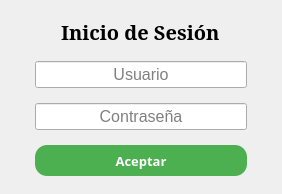
<?xml version="1.0" encoding="UTF-8"?>
<ui version="4.0">
 <class>Form</class>
 <widget class="QWidget" name="Form">
  <property name="geometry">
   <rect>
    <x>0</x>
    <y>0</y>
    <width>282</width>
    <height>177</height>
   </rect>
  </property>
  <property name="windowTitle">
   <string>Form</string>
  </property>
  <property name="styleSheet">
   <string notr="true">#btn_aceptar_ingreso{
	background-color: rgb(76, 175, 80);
	border-radius: 12px;
	color: rgb(255, 255, 255);
}
#btn_aceptar_ingreso:hover{
	background-color: rgb(0, 194, 12);
}</string>
  </property>
  <layout class="QGridLayout" name="gridLayout">
   <property name="leftMargin">
    <number>0</number>
   </property>
   <property name="topMargin">
    <number>0</number>
   </property>
   <property name="rightMargin">
    <number>0</number>
   </property>
   <property name="bottomMargin">
    <number>0</number>
   </property>
   <property name="spacing">
    <number>0</number>
   </property>
   <item row="0" column="0">
    <widget class="QWidget" name="widget" native="true">
     <layout class="QHBoxLayout" name="horizontalLayout">
      <item alignment="Qt::AlignHCenter">
       <widget class="QWidget" name="widget_2" native="true">
        <property name="minimumSize">
         <size>
          <width>230</width>
          <height>0</height>
         </size>
        </property>
        <layout class="QVBoxLayout" name="verticalLayout">
         <property name="spacing">
          <number>15</number>
         </property>
         <item alignment="Qt::AlignHCenter">
          <widget class="QLabel" name="label">
           <property name="font">
            <font>
             <family>MS Serif</family>
             <pointsize>15</pointsize>
             <weight>75</weight>
             <bold>true</bold>
            </font>
           </property>
           <property name="text">
            <string>Inicio de Sesión</string>
           </property>
          </widget>
         </item>
         <item>
          <widget class="QLineEdit" name="txt_usuario">
           <property name="font">
            <font>
             <pointsize>12</pointsize>
            </font>
           </property>
           <property name="alignment">
            <set>Qt::AlignCenter</set>
           </property>
           <property name="placeholderText">
            <string>Usuario</string>
           </property>
          </widget>
         </item>
         <item>
          <widget class="QLineEdit" name="txt_usuarioPassword">
           <property name="font">
            <font>
             <pointsize>12</pointsize>
            </font>
           </property>
           <property name="echoMode">
            <enum>QLineEdit::Password</enum>
           </property>
           <property name="alignment">
            <set>Qt::AlignCenter</set>
           </property>
           <property name="placeholderText">
            <string>Contraseña</string>
           </property>
          </widget>
         </item>
         <item>
          <widget class="QPushButton" name="btn_aceptar_ingreso">
           <property name="minimumSize">
            <size>
             <width>0</width>
             <height>31</height>
            </size>
           </property>
           <property name="font">
            <font>
             <family>New York</family>
             <pointsize>10</pointsize>
             <weight>75</weight>
             <bold>true</bold>
            </font>
           </property>
           <property name="cursor">
            <cursorShape>PointingHandCursor</cursorShape>
           </property>
           <property name="text">
            <string>Aceptar</string>
           </property>
          </widget>
         </item>
        </layout>
       </widget>
      </item>
     </layout>
    </widget>
   </item>
  </layout>
 </widget>
 <resources/>
 <connections/>
</ui>
